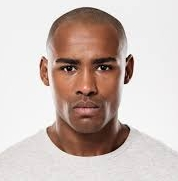
#> input picture img/train1.jpg, 178 x 181 px
$ jupyter execute --allow-errors cs506-pe06.ipynb
#> lines starting #> are read from the running program, lines starting #| are printed output that depends on the picture
[cell 1]
import cv2
import matplotlib.pyplot as plt

[cell 2]
def measureDistance(lx,ly, glx,gly,  rx,ry, grx,gry):
    # applied pythagorean theorem to calculate the distance
    dl = ((glx - lx)**2 + (gly - ly)**2) ** .5
    dr = ((grx - rx) ** 2 + (gry - ry) ** 2) ** .5

    return dl, dr

[cell 3]
eye_cascade = cv2.CascadeClassifier('haarcascade_eye.xml')

[cell 4]
img = cv2.imread('img/train1.jpg')
#> img is the input picture: shape (181, 178, 3); mean B, G, R 183.7, 189.6, 205.1
img = cv2.cvtColor(img, cv2.COLOR_BGR2RGB)

plt.imshow(img)

[cell 5]
train1_img = img.copy()
train1_rect = eye_cascade.detectMultiScale(train1_img, scaleFactor=1.1, minNeighbors=5)
#> train1_rect = [[90, 56, 25, 25], [54, 55, 28, 28]]

[cell 6]
print(len(train1_rect))
#| 2

#> (a cell that did not finish here is left out)

[cell 8]
for(x, y, w, h) in train1_rect:
    cv2.rectangle(train1_img, (x,y), (x+w, y+h), (255, 0, 0), 1)
#> this loop made 2 passes
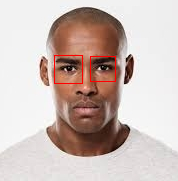
#> train1_img: shape (181, 178, 3); mean R, G, B 205.6, 188.8, 183.2


#> (the rest of this cell did not finish here and is left out)


$ run again, with img/train10.jpg copied over img/train1.jpg
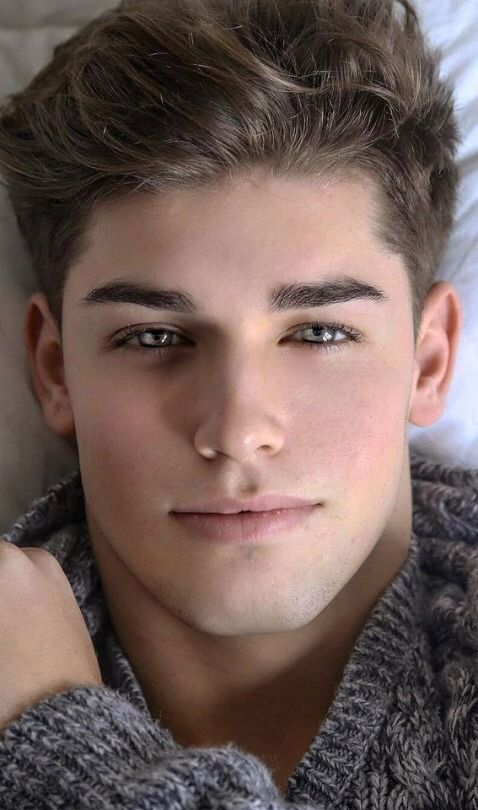
#> input picture img/train10.jpg, 478 x 810 px
#> img is the input picture: shape (810, 478, 3); mean B, G, R 88, 93.2, 112.5
#> train1_rect = [[277, 298, 72, 72], [99, 293, 91, 91], [401, 350, 51, 51]]
#| 3
#> the loop `for(x, y, w, h) in train1_rect:` made 3 passes
#> after the loop `for(x, y, w, h) in train1_rect:`:
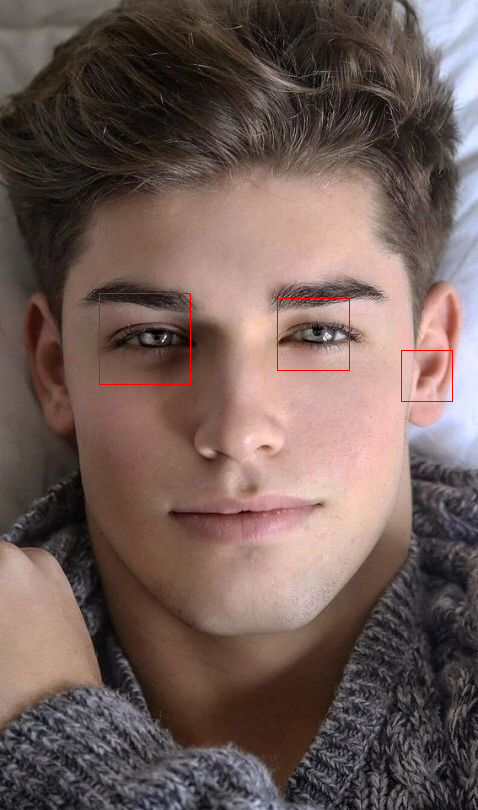
#> train1_img: shape (810, 478, 3); mean R, G, B 112.7, 92.9, 87.8

$ run again, with img/train2.jpg copied over img/train1.jpg
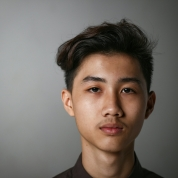
#> input picture img/train2.jpg, 178 x 178 px
#> img is the input picture: shape (178, 178, 3); mean B, G, R 101.2, 108.1, 116.2
#> train1_rect = [[81, 77, 26, 26], [116, 79, 23, 23]]
#| 2
#> the loop `for(x, y, w, h) in train1_rect:` made 2 passes
#> after the loop `for(x, y, w, h) in train1_rect:`:
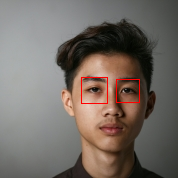
#> train1_img: shape (178, 178, 3); mean R, G, B 116.9, 107.4, 100.7

$ run again, with img/train3.jpg copied over img/train1.jpg
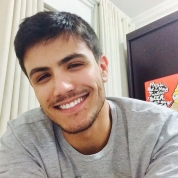
#> input picture img/train3.jpg, 178 x 178 px
#> img is the input picture: shape (178, 178, 3); mean B, G, R 144.2, 151.7, 165
#> train1_rect = [[62, 54, 23, 23], [31, 65, 23, 23]]
#| 2
#> the loop `for(x, y, w, h) in train1_rect:` made 2 passes
#> after the loop `for(x, y, w, h) in train1_rect:`:
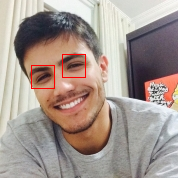
#> train1_img: shape (178, 178, 3); mean R, G, B 165.4, 150.8, 143.5
